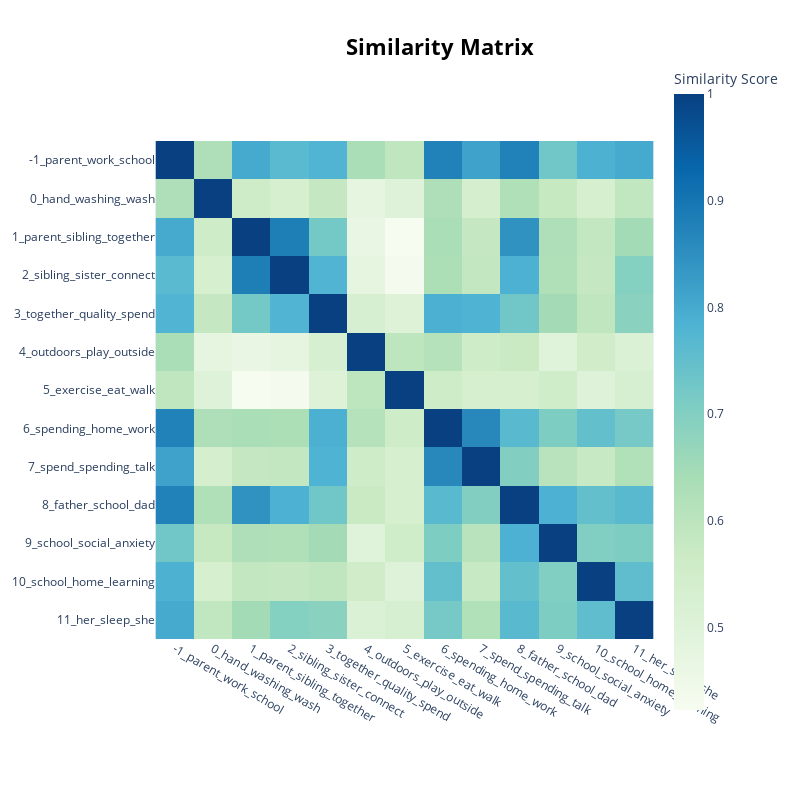

Write notebook code for a chart like this one.
### Code cell
#To visualize similarity between topics
model.visualize_heatmap()

### Figure 1 — Plotly figure (JSON) as saved in the notebook; plotly's stock layout.template omitted (floating-point values rounded to 4 significant figures; data arrays with more than 128 entries replaced by an {"elided": "..."} marker saying what was removed)
{"data": [{"coloraxis": "coloraxis", "hovertemplate": "x: %{x}<br>y: %{y}<br>Similarity Score: %{z}<extra></extra>", "name": "0", "type": "heatmap", "x": ["-1_parent_work_school", "0_hand_washing_wash", "1_parent_sibling_together", "2_sibling_sister_connect", "3_together_quality_spend", "4_outdoors_play_outside", "5_exercise_eat_walk", "6_spending_home_work", "7_spend_spending_talk", "8_father_school_dad", "9_school_social_anxiety", "10_school_home_learning", "11_her_sleep_she"], "xaxis": "x", "y": ["-1_parent_work_school", "0_hand_washing_wash", "1_parent_sibling_together", "2_sibling_sister_connect", "3_together_quality_spend", "4_outdoors_play_outside", "5_exercise_eat_walk", "6_spending_home_work", "7_spend_spending_talk", "8_father_school_dad", "9_school_social_anxiety", "10_school_home_learning", "11_her_sleep_she"], "yaxis": "y", "z": {"elided": "13x13 float values"}}], "layout": {"coloraxis": {"colorbar": {"title": {"text": "Similarity Score"}}, "colorscale": [[0, "rgb(247,252,240)"], [0.125, "rgb(224,243,219)"], [0.25, "rgb(204,235,197)"], [0.375, "rgb(168,221,181)"], [0.5, "rgb(123,204,196)"], [0.625, "rgb(78,179,211)"], [0.75, "rgb(43,140,190)"], [0.875, "rgb(8,104,172)"], [1, "rgb(8,64,129)"]]}, "height": 800, "hoverlabel": {"bgcolor": "white", "font": {"family": "Rockwell", "size": 16}}, "legend": {"title": {"text": "Trend"}}, "margin": {"t": 60}, "showlegend": true, "title": {"font": {"color": "Black", "size": 22}, "text": "<b>Similarity Matrix", "x": 0.55, "xanchor": "center", "y": 0.95, "yanchor": "top"}, "width": 800, "xaxis": {"anchor": "y", "constrain": "domain", "domain": [0, 1], "scaleanchor": "y"}, "yaxis": {"anchor": "x", "autorange": "reversed", "constrain": "domain", "domain": [0, 1]}}}
